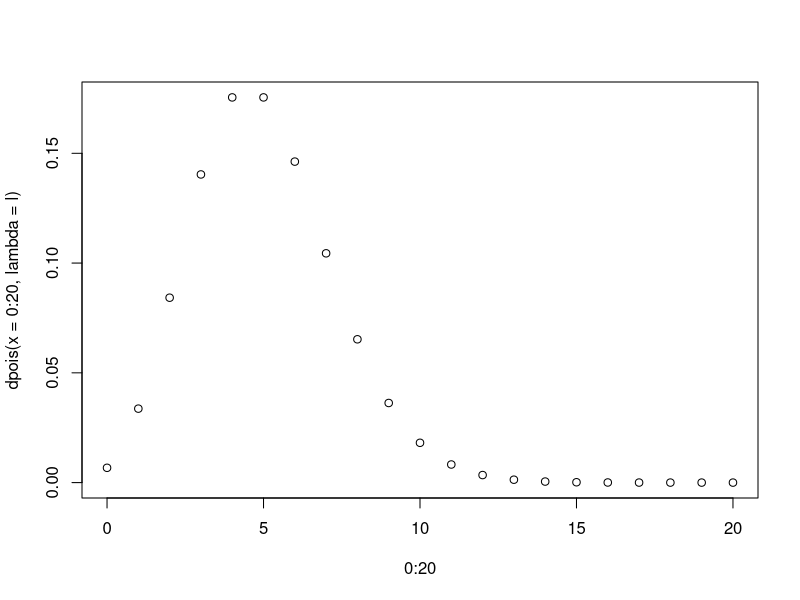
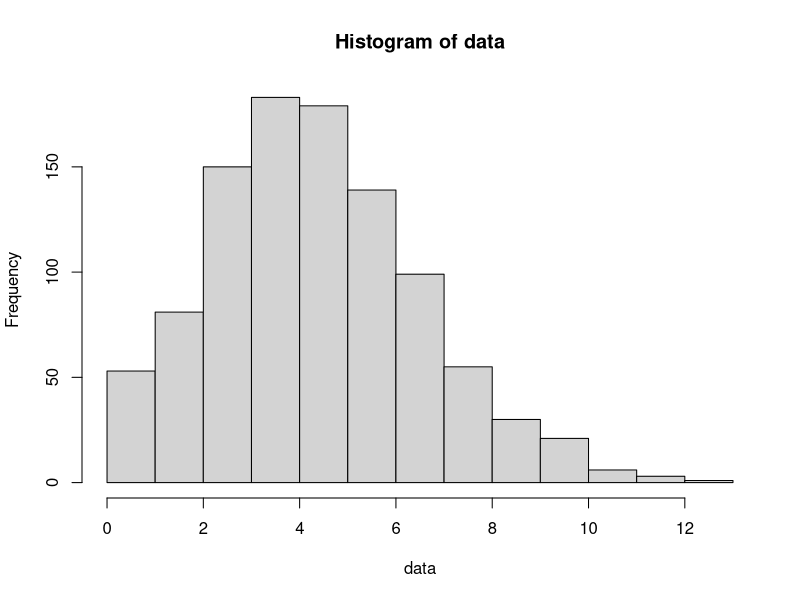

Here is the R script that generated these plots, in order:
## ---- chunk 1
knitr::opts_chunk$set(echo = TRUE)
## ---- chunk 2
l = 5
plot(0:20, dpois(x = 0:20, lambda = l))
ppois(0:20, l)
qpois(0.5, 5)
rpois(1000, lambda = l) -> data
hist(data)
